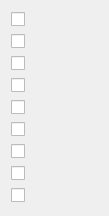
      <widget class="QWidget" name="verticalLayoutWidget">
       <property name="geometry">
        <rect>
         <x>30</x>
         <y>200</y>
         <width>109</width>
         <height>216</height>
        </rect>
       </property>
       <layout class="QVBoxLayout" name="verticalLayout">
        <item>
         <widget class="QCheckBox" name="checkBox_19">
          <property name="text">
           <string/>
          </property>
         </widget>
        </item>
        <item>
         <widget class="QCheckBox" name="checkBox_22">
          <property name="text">
           <string/>
          </property>
         </widget>
        </item>
        <item>
         <widget class="QCheckBox" name="checkBox_17">
          <property name="text">
           <string/>
          </property>
         </widget>
        </item>
        <item>
         <widget class="QCheckBox" name="checkBox_16">
          <property name="text">
           <string/>
          </property>
         </widget>
        </item>
        <item>
         <widget class="QCheckBox" name="checkBox_14">
          <property name="text">
           <string/>
          </property>
         </widget>
        </item>
        <item>
         <widget class="QCheckBox" name="checkBox_18">
          <property name="text">
           <string/>
          </property>
         </widget>
        </item>
        <item>
         <widget class="QCheckBox" name="checkBox_21">
          <property name="text">
           <string/>
          </property>
         </widget>
        </item>
        <item>
         <widget class="QCheckBox" name="checkBox_20">
          <property name="text">
           <string/>
          </property>
         </widget>
        </item>
        <item>
         <widget class="QCheckBox" name="checkBox_15">
          <property name="text">
           <string/>
          </property>
         </widget>
        </item>
       </layout>
      </widget>
